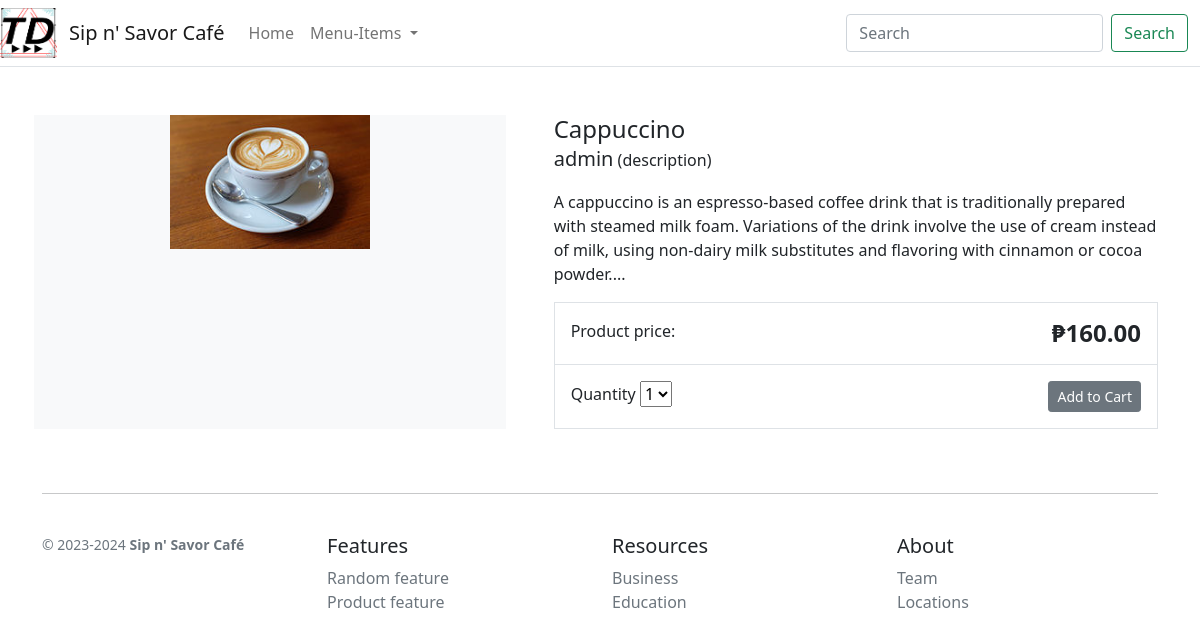
/item/cappuccino/, run on the app's committed database.
### store/models.py (models this page shows, shortened)
class Product(models.Model):
    category = models.ForeignKey(Category, related_name='product', on_delete=models.SET_NULL, null=True)
    created_by = models.ForeignKey(User, on_delete=models.SET_NULL, null=True, related_name='product_creator')
    title = models.CharField(max_length=255)
    author = models.CharField(max_length=255, default='admin')
    description = models.TextField(blank=True)
    image = models.ImageField(upload_to='images/')
    slug = models.SlugField(max_length=255)
    price = models.DecimalField(max_digits=6, decimal_places=2)
    in_stock = models.BooleanField(default=True)
    is_active = models.BooleanField(default=True)
    created = models.DateTimeField(auto_now_add=True)
    updated = models.DateTimeField(auto_now=True)
    objects = models.Manager()
    products = ProductManager()
    class Meta:
        verbose_name_plural = 'Products'
        ordering = ('-created',)

### store/views.py (the view)
# urls.py: path('item/<slug:slug>/', views.product_detail, name='product_detail'),
def product_detail(request, slug):
    product = get_object_or_404(Product, slug=slug, in_stock=True)
    return render(request, 'store/products/detail.html', {'product': product})

### store/models.py (called while the page is built)
    def get_absolute_url(self):
        return reverse('store:category_list', args=[self.slug])

### store/views.py (called while the page is built)
def categories(request):
    return {
        'categories': Category.objects.all()
    }

### store/templates/store/products/detail.html (shortened to what this page needs)
{% extends "store/base.html" %}
{% load static %}
{% block content %}
<div class="container">
    <main class="pt-5">
        <div class="row g-3">
            <div class="col-md-5 col-lg-5 order-md-first bg-light">
                <img class="img-fluid mx-auto d-block" width="200px" alt="Responsive image" src="{{ product.image.url }}">
            </div>
            <div class="col-md-7 col-lg-7 ps-md-3 ps-lg-5">
                <h1 class="mb-0 h4">{{ product.title }}</h1>
                <p><span class="lead">{{ product.author }}</span> (description)</p>
                <p>{{ product.description|slice:":355" }}...</p>
                <div class="border">
                    <div class="col border-bottom">
                        <div class="row p-3">
                            <div class="col-6">Product price:</div>
                            <div class="col-6 text-end"><span class="h4 fw-bold">₱{{ product.price }}</span></div>
                        </div>
                    </div>
                    <div class="col">
                        <div class="row p-3">
                            <div class="col-6">
                                <label for="select">Quantity</label>
                                <select id="select">
                                    <option value="">1</option>
                                </select>
                            </div>
                            <div class="col-6 text-end"><button type="button" class="btn btn-secondary btn-sm">Add to
                                    Cart</button></div>
                        </div>
                    </div>
                </div>
            </div>
        </div>
    </main>
</div>
{% endblock %}

### static/css/styles.css (style rules this page uses)
body { margin: 0; padding: 0; }

### data on the page
Product: image (picture), title "Cappuccino", author "admin", description "A cappuccino is an espresso-based coffee drink that is traditionally prepared with steamed milk foam. Variations of the drink involve the use of cream instead of milk, using non-dairy milk substitutes and flavoring with cinnamon or cocoa powder.", price "160.00"
